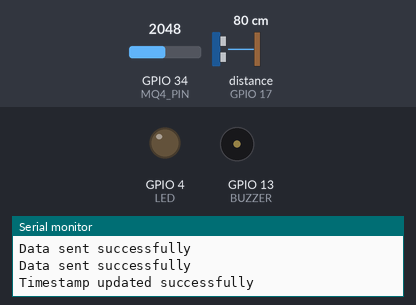
Recording of a sketch running on a simulated ESP32. Parts: output pins drawn as LEDs (lit = HIGH), buzzer (waves = sounding), the last lines printed to the serial monitor. Wiring (inferred from the names in the program): ultrasonic range finder: trigger GPIO 16; echo GPIO 17. Inputs (shaded band) come from the test bench; at power-on: distance to the obstacle (sensor on GPIO 17) 80 cm, GPIO 34 (MQ4_PIN) = 2048. The echo pulse lasts 58.3 µs per cm; WiFi joins after 1.5 s; servers stay silent unless stated; pins used as bus, display or sensor lines are not drawn.

Above: at 2.7 s.
2.8 s: distance to the obstacle (sensor on GPIO 17) set to 5 cm
13.1 s: distance to the obstacle (sensor on GPIO 17) set to 2 cm
At 23.0 s:
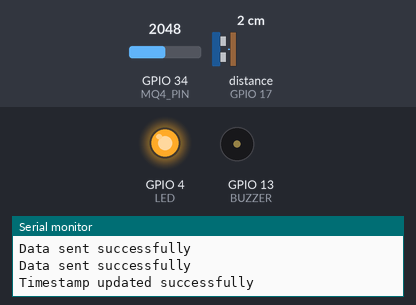
23.9 s: GPIO 34 (MQ4_PIN) set to 1058
34.0 s: GPIO 34 (MQ4_PIN) set to 972
At 43.56 s:
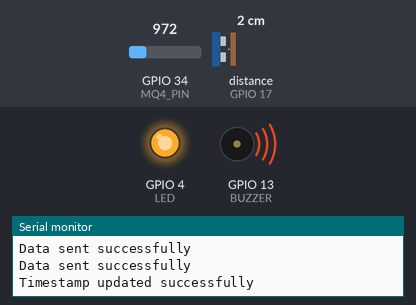
45.3 s: distance to the obstacle (sensor on GPIO 17) set to 4 cm
At 55.01 s:
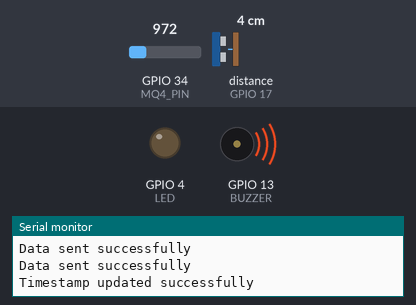
Timing chart, 0 to 56.8 s (numbered marks = the images above; inputs shaded):
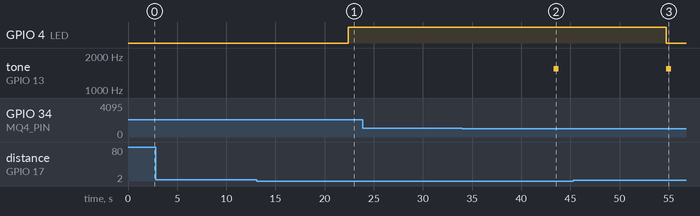

Measured:
- the behaviour switches between 4 and 3 cm on distance to the obstacle (sensor on GPIO 17) (found by bisection; images 0 and 1)
- the behaviour switches between 1023 and 1022 on GPIO 34 (MQ4_PIN) (found by bisection; images 1 and 2)
- after the input at 13.1 s, GPIO 4 (LED): LOW → HIGH after 9.3 s
- after the input at 34.0 s, tone on GPIO 13 (BUZZER): silent → 1535 Hz after 9.3 s, → silent 0.50 s later
- after the input at 45.3 s, GPIO 4 (LED): HIGH → LOW after 9.5 s

The sketch:

newwithWi-Fi.ino
```cpp
#include <WiFi.h>
#include <FirebaseESP32.h>

// Network and Firebase credentials
#define WIFI_SSID "windwillknow"
#define WIFI_PASSWORD "yuexin123"

#define FIREBASE_AUTH "AIzaSyA2BqkOhIa01-qkV1hGMgrmo2bKfkpahTI"
#define FIREBASE_HOST "https://esp-project-90a46-default-rtdb.asia-southeast1.firebasedatabase.app/"

// Sensor pin definitions
#define TRIG_PIN 16
#define ECHO_PIN 17
#define MQ4_PIN 34
#define LED 4
#define BUZZER 13

// Firebase paths
#define FIREBASE_DISTANCE_PATH "/sensor_data/distance_cm"
#define FIREBASE_GAS_LEVEL_PATH "/sensor_data/gas_level"
#define FIREBASE_TIMESTAMP_PATH "/sensor_data/last_update"

// Define FirebaseESP32 data objects
FirebaseData firebaseData;
FirebaseConfig config;
FirebaseAuth auth;

void setup() {
  Serial.begin(115200);

  // Initialize sensor pins
  pinMode(TRIG_PIN, OUTPUT);
  pinMode(ECHO_PIN, INPUT);
  pinMode(MQ4_PIN, INPUT);
  pinMode(LED, OUTPUT);
  pinMode(BUZZER, OUTPUT);

  // Connect to WiFi
  WiFi.begin(WIFI_SSID, WIFI_PASSWORD);
  Serial.print("Connecting to WiFi");
  while (WiFi.status() != WL_CONNECTED) {
    delay(500);
    Serial.print(".");
  }

  Serial.println();
  Serial.println("WiFi connected!");
  Serial.print("IP address: ");
  Serial.println(WiFi.localIP());

  // Configure Firebase
  config.host = FIREBASE_HOST;
  config.signer.tokens.legacy_token = FIREBASE_AUTH;

  // Initialize Firebase
  Firebase.begin(&config, &auth);
  Firebase.reconnectWiFi(true);
  Serial.println("Firebase initialized!");
}

float readDistance() {
  // Clear the trigger pin
  digitalWrite(TRIG_PIN, LOW);
  delayMicroseconds(2);

  // Send ultrasonic pulse
  digitalWrite(TRIG_PIN, HIGH);
  delayMicroseconds(10);
  digitalWrite(TRIG_PIN, LOW);

  // Read echo pin and calculate distance
  long duration = pulseIn(ECHO_PIN, HIGH);
  float distance = (duration * 0.034) / 2; // Convert to cm

  return distance;
}

float readMQ4() {
  int sensorValue = analogRead(MQ4_PIN);

  // Convert to voltage (ESP32 ADC is 12-bit, 0-4095 for 0-3.3V)
  float voltage = (sensorValue / 4095.0) * 3.3;

  // Convert to gas concentration (ppm) - simplified conversion
  // Note: For accurate readings, you should calibrate the sensor
  float gasLevel = sensorValue; // Raw ADC value

  return gasLevel;
}

void sendFirebaseData(const char* path, float value) {
  if (Firebase.setFloat(firebaseData, path, value)) {
    Serial.println("Data sent successfully");
  } else {
    Serial.println("Failed to send data");
    Serial.println("Error: " + firebaseData.errorReason());
  }
}

void loop() {
  // Read sensor data
  float distance = readDistance();
  float gasLevel = readMQ4();

  // Control LED and Buzzer based on sensor data
  if (distance < 3) { // If distance is less than 3cm
    digitalWrite(LED, HIGH); // Turn on LED
  } else {
    digitalWrite(LED, LOW); // Turn off LED
  }

  // Assuming the explosion threshold value for the gas sensor is a high value, e.g., 1023
  if (gasLevel < 1023) { // If gas value is below the explosion threshold
    tone(BUZZER, 1535, 500); // Buzz for 500ms
    delay(1000); // Wait for 1 second
  } else {
    noTone(BUZZER); // Stop the buzzer
  }

  // Send sensor data to Firebase
  sendFirebaseData(FIREBASE_DISTANCE_PATH, distance);
  sendFirebaseData(FIREBASE_GAS_LEVEL_PATH, gasLevel);

  // Send timestamp
  if (Firebase.setTimestamp(firebaseData, FIREBASE_TIMESTAMP_PATH)) {
    Serial.println("Timestamp updated successfully");
  } else {
    Serial.println("Failed to update timestamp");
  }

  delay(10000); // Adjust delay as needed
}
```
